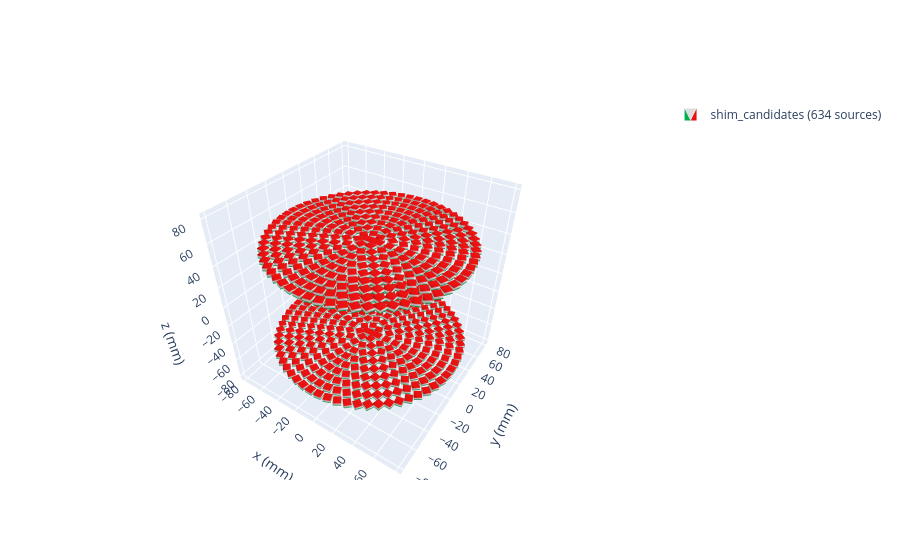

Write notebook code for a chart like this one.
### Code cell
# Candidate tray construction settings

RADIAL_SPACING_FACTOR = 1.0
AZIMUTHAL_SPACING_FACTOR = 1.25
USE_SYMMETRY = False
SKIP_CENTER_MAGNETS = False
MAX_CANDIDATES_PER_PLANE = None
REQUIRE_FULL_MAGNET_INSIDE = True

candidate_tray = CandidateTray(
    tray_geometry=tray_geometry,
    shim_magnet=shim_magnet,
    radial_spacing_factor=RADIAL_SPACING_FACTOR,
    azimuthal_spacing_factor=AZIMUTHAL_SPACING_FACTOR,
    symmetry=USE_SYMMETRY,
    skip_center_magnets=SKIP_CENTER_MAGNETS,
    max_candidates_per_plane=MAX_CANDIDATES_PER_PLANE,
    require_full_magnet_inside=REQUIRE_FULL_MAGNET_INSIDE,
)

candidate_tray.build()
candidate_tray.print_statistics()

run.save_report("candidate_geometry", candidate_tray.statistics())

if SHOW_CANDIDATES:
    candidate_tray.show()

### Figure 1 — Plotly figure (JSON) as saved in the notebook; plotly's stock layout.template omitted (floating-point values rounded to 4 significant figures; data arrays with more than 128 entries replaced by an {"elided": "..."} marker saying what was removed)
{"data": [{"color": "orange", "colorscale": [[0, "#00b050"], [0.16, "#00b050"], [0.26, "#dddddd"], [0.74, "#dddddd"], [0.84, "#e71111"], [1, "#e71111"]], "i": {"elided": "3804 int values"}, "intensity": {"elided": "2536 float values"}, "j": {"elided": "3804 int values"}, "k": {"elided": "3804 int values"}, "legendgroup": "Collection(id=13394401680, label='shim_candidates')", "name": "shim_candidates (634 sources)", "opacity": 1, "showlegend": true, "showscale": false, "type": "mesh3d", "x": {"elided": "2536 float values"}, "y": {"elided": "2536 float values"}, "z": {"elided": "2536 float values"}}, {"color": "blue", "colorscale": [[0, "#00b050"], [0.16, "#00b050"], [0.26, "#dddddd"], [0.74, "#dddddd"], [0.84, "#e71111"], [1, "#e71111"]], "i": {"elided": "3804 int values"}, "intensity": {"elided": "2536 float values"}, "j": {"elided": "3804 int values"}, "k": {"elided": "3804 int values"}, "legendgroup": "Collection(id=13394401680, label='shim_candidates')", "name": "shim_candidates (634 sources)", "opacity": 1, "showlegend": false, "showscale": false, "type": "mesh3d", "x": {"elided": "2536 float values"}, "y": {"elided": "2536 float values"}, "z": {"elided": "2536 float values"}}], "layout": {"legend": {"itemsizing": "constant"}, "scene": {"aspectmode": "manual", "aspectratio": {"x": 1, "y": 1, "z": 1}, "camera": {"eye": {"x": 1, "y": -1.5, "z": 1.4}}, "xaxis": {"autorange": false, "range": [-84.23, 84.19], "title": {"text": "x (mm)"}}, "yaxis": {"autorange": false, "range": [-84.21, 84.21], "title": {"text": "y (mm)"}}, "zaxis": {"autorange": false, "range": [-84.21, 84.21], "title": {"text": "z (mm)"}}}}}
